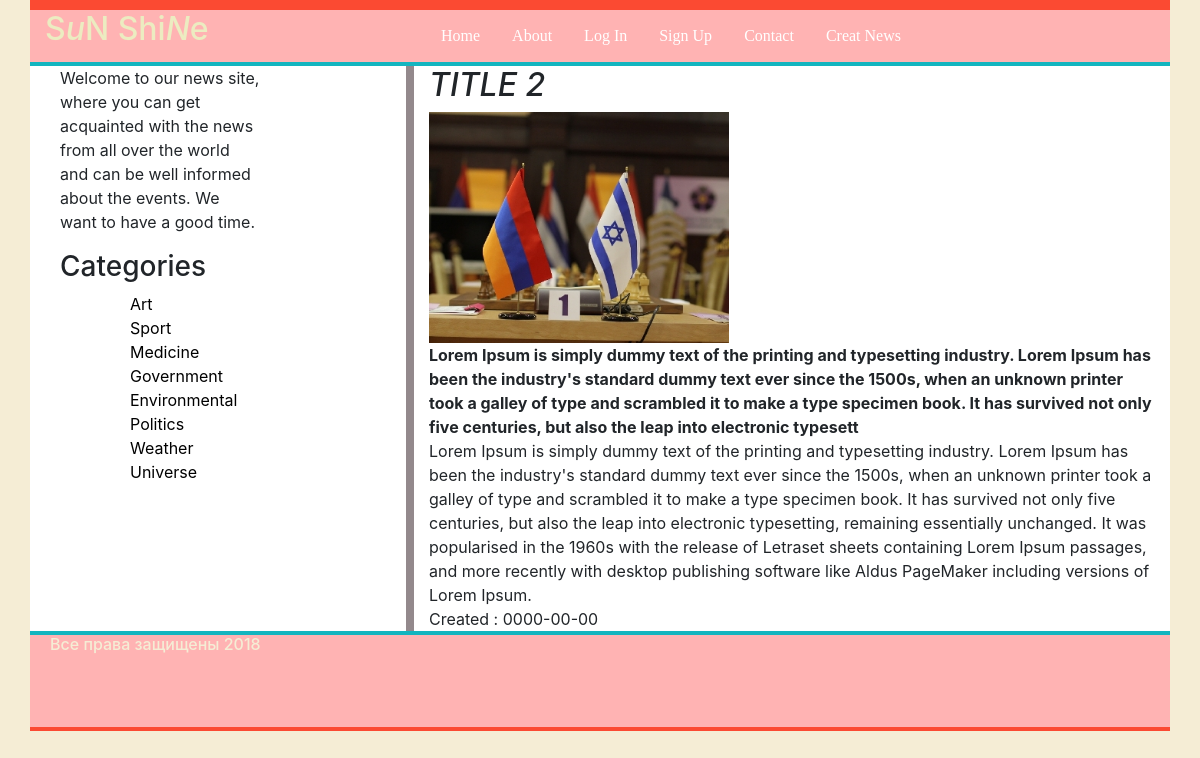
Screenshot of /view.php?id=2 with the database file from the repository.
### tables this page shows
CREATE TABLE `news` (
  `id` int(11) NOT NULL,
  `title` varchar(255) NOT NULL,
  `description` text NOT NULL,
  `content` text NOT NULL,
  `image_path` varchar(255) NOT NULL,
  `category_id` int(11) NOT NULL,
  `date_of_creating` date NOT NULL
);

### view.php (the view)
<?php
include_once 'components/db_functions.php';
?>
<?php
include_once 'layouts/header.php';
include_once 'layouts/left-sidebar.php';
?>
<div class="col-md-8 right">
    <div class="news_list ">
        <?php
        if(isset($_GET['id'])){
        $id = $_GET['id'];
        $stmt = $conn->query("SELECT * FROM news where id=".$id);
        $data = $stmt->fetch(PDO::FETCH_ASSOC);
        }
        ?>
        <?php if(!empty($data)){?>
            <div class="news_list">
                <h2 class="title"><?php echo $data['title'];?></h2>
                <div class="image_container"><img src="uploads/<?php echo $data['image_path'];?>"</div>
                <div class = "description"><?php echo $data['description'];?></div>
                <div><?php echo $data['content'];?></div>
                <div>Created : <?php echo $data['date_of_creating'];?></div>
                </div>
            <?php } ?>
        </div>
    </div>
</div>
<?php
require_once 'layouts/footer.php';
?>

### layouts/header.php (shortened to what this page needs)
<!DOCTYPE html>
<html lang="en">
<head>
    <link rel="stylesheet" href="css/bootstrap.css">
    <link rel="stylesheet" href="css/style.css">
</head>
<body>
<div class="container-fluid">
    <div class="container header">
        <div class="navigation">
            <nav class="row">
                <div class="col-md-4 " id="logo"><a href="index.php"><h2>S<i>u</i>N Shi<i>N</i>e</h2></a></div>
                <div class = "col-md-8"
                <ul>
                        <li class="nav"><a class="nav_href" href="index.php">Home</a></li>
                        <li class="nav"><a class="nav_href" href="about_us.php">About</a></li>
                        <li class="nav"><a class="nav_href" href="log_in.php">Log In</a></li>
                        <li class="nav"><a class="nav_href" href="sign_up.php">Sign Up</a></li>
                        <li class="nav"><a class="nav_href" href="contact.php">Contact</a></li>
                        <li class="nav"><a class="nav_href" href="admin.php">Creat News</a></li>
                </div>
            </nav>
        </div>
    </div>

### layouts/left-sidebar.php
<div class="container">
    <div class="row">
        <div class="col-md-4 left">
          <div class="col-md-8">
            <p>Welcome to our news site, where you can get acquainted with the news from all over the world and can be well informed about the events. We want to have a good time.
            </p>
            <h3>Categories</h3>
            <ul class="category_nav">
                <li><a href="">Art</a></li>
                <li><a href="">Sport</a></li>
                <li><a href="">Medicine</a></li>
                <li><a href="">Government</a></li>
                <li><a href="">Environmental</a></li>
                <li><a href="">Politics</a></li>
                <li><a href="">Weather</a></li>
                <li><a href="">Universe</a></li>
            </ul>
            </div>
        </div>

### layouts/footer.php (shortened to what this page needs)
<div class="container footer">
    <div class="row">
        <footer>
           <h6 style="margin-left:20px;">Все права защищены 2018</h6>
        </footer>
    </div>
</div>
</div>
</body>
</html>

### css/style.css (style rules this page uses)
body { background:#F5EDD5; outline:none; padding:0; margin:0; -webkit-user-select: none; -moz-user-select: none; -ms-user-select: none; user-select: none; }
ul { list-style-type: none; margin-left: 70px; padding: 0; }
.nav { float: left; }
.nav a { display: block; color: white; text-align: center; padding: 14px 16px; text-decoration: none; font-family: "Verdana"; }
a { color:black; }
.left { background: #FFFFFF; border-right:4px solid rgba(105, 91, 95, 0.719); }
.right { background: #FFFFFF; border-left:4px solid rgba(105, 91, 95, 0.719); }
.title { font-style:italic; text-transform:uppercase; }
.image_container img { width:300px; margin-left:0!important; }
.header { background-color: #ffb3b3; border-bottom: 4px solid #13B5BF; border-top: 10px solid #FB4A32; }
.footer { background-color: #ffb3b3 !important; height:100px; border-top: 4px solid #13B5BF; border-bottom: 4px solid #FB4A32; color:#F5EDD5; }
#logo a { color: #ececc1; }
.description { font-weight: bold; }

### rows the page displays
news: title "TITLE 2", image_path (picture), description "Lorem Ipsum is simply dummy text of the printing and typesetting industry. Lorem Ipsum has been the industry's standard dummy text ever since the 1500s, when an unknown printer took a galley of type and scrambled it to make a type specimen book. It has survived not only five centuries, but also the leap into electronic typesett", content "Lorem Ipsum is simply dummy text of the printing and typesetting industry. Lorem Ipsum has been the industry's standard dummy text ever since the 1500s, when an unknown printer took a galley of type and scrambled it to make a type specimen book. It has survived not only five centuries, but also the leap into electronic typesetting, remaining essentially unchanged. It was popularised in the 1960s with the release of Letraset sheets containing Lorem Ipsum passages, and more recently with desktop publishing software like Aldus PageMaker including versions of Lorem Ipsum.", date_of_creating "0000-00-00"
